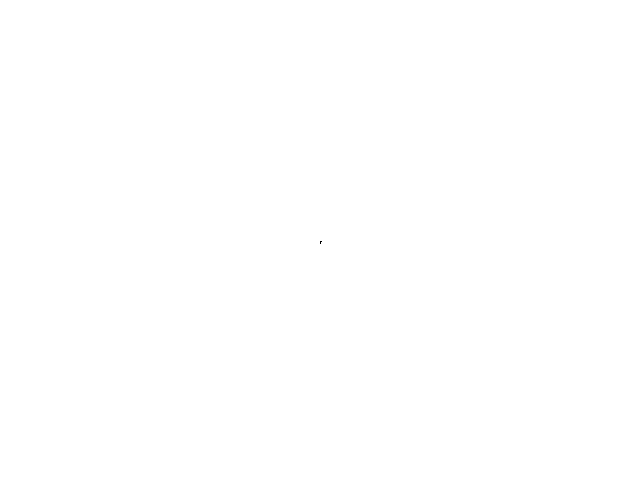
Frame 1 (no input)
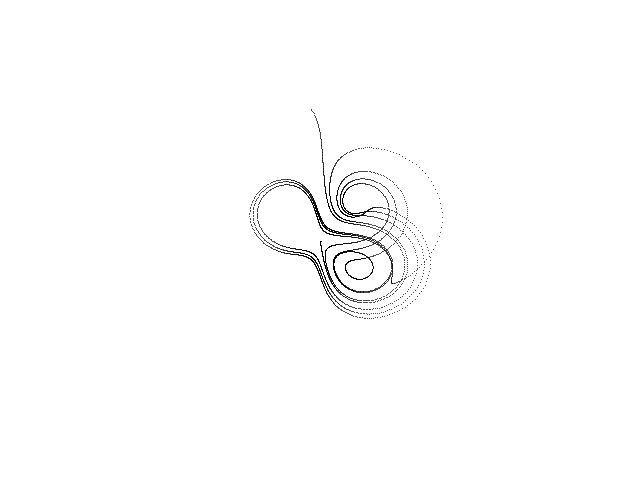
Frame 60 (the mouse pressed at the canvas centre just before this capture)
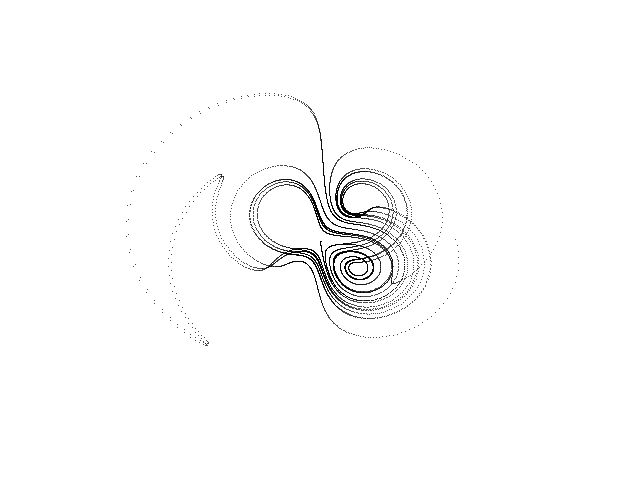
Frame 120 (the mouse held since frame 60 and released just before this capture)

The Processing sketch that drew these frames (run headless with seeded random() and noise(); from frame 60 on, the mouse is pressed at the canvas centre):

// Processing sketch: Dadras
// ── Dadras.pde
// Dadras chaotic attractor //

  float x = 0.1;
  float y = 0.1;
  float z = 0.1;
  float dt = 0.005;
  float p = 3.0;
  float q = 2.7;
  float r = 1.7;
  float s = 2.0;
  float e = 9.0;


void setup() {
  
  size(640, 480);
  background(255);
  
}

void draw() {
  
  for (int i=0; i<100; i++) {
    
    float nx = x;
    float ny = y;
    float nz = z;
        
    x = nx + dt * (ny - p * nx + q * ny * nz);
    y = ny + dt * (r * ny - nx * nz + nz);
    z = nz + dt * (s * nx * ny - e * z); 
  
    point(320 + (11 * x), 240 + (14 * y));
        
  }

}
